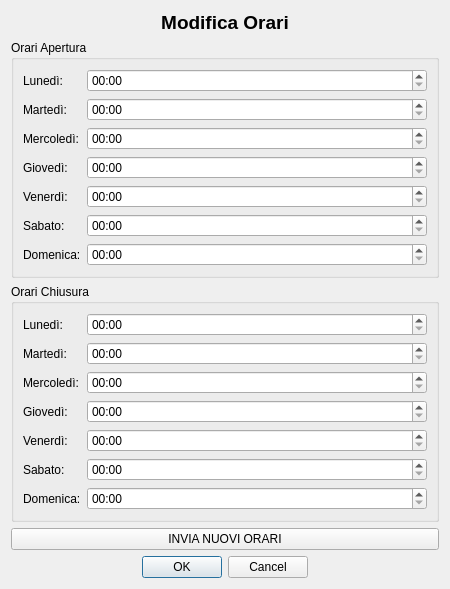
<?xml version="1.0" encoding="UTF-8"?>
<ui version="4.0">
 <class>Dialog</class>
 <widget class="QDialog" name="Dialog">
  <property name="geometry">
   <rect>
    <x>0</x>
    <y>0</y>
    <width>450</width>
    <height>400</height>
   </rect>
  </property>
  <property name="windowTitle">
   <string>Modifica Orari</string>
  </property>
  <layout class="QVBoxLayout" name="verticalLayout_Main">
   <item>
    <widget class="QLabel" name="lblTitoloModificaOrari">
     <property name="font">
      <font>
       <pointsize>14</pointsize>
       <weight>75</weight>
       <bold>true</bold>
      </font>
     </property>
     <property name="text">
      <string>Modifica Orari</string>
     </property>
     <property name="alignment">
      <set>Qt::AlignCenter</set>
     </property>
    </widget>
   </item>
   <item>
    <widget class="QGroupBox" name="groupBoxOrariApertura">
     <property name="title">
      <string>Orari Apertura</string>
     </property>
     <layout class="QFormLayout" name="formLayoutOrariApertura">
      <item row="0" column="0">
       <widget class="QLabel" name="lblLunediApertura">
        <property name="text">
         <string>Lunedì:</string>
        </property>
       </widget>
      </item>
      <item row="0" column="1">
       <widget class="QTimeEdit" name="timeEditLunediApertura">
        <property name="displayFormat">
         <string>HH:mm</string>
        </property>
       </widget>
      </item>
      <item row="1" column="0">
       <widget class="QLabel" name="lblMartediApertura">
        <property name="text">
         <string>Martedì:</string>
        </property>
       </widget>
      </item>
      <item row="1" column="1">
       <widget class="QTimeEdit" name="timeEditMartediApertura">
        <property name="displayFormat">
         <string>HH:mm</string>
        </property>
       </widget>
      </item>
      <item row="2" column="0">
       <widget class="QLabel" name="lblMercolediApertura">
        <property name="text">
         <string>Mercoledì:</string>
        </property>
       </widget>
      </item>
      <item row="2" column="1">
       <widget class="QTimeEdit" name="timeEditMercolediApertura">
        <property name="displayFormat">
         <string>HH:mm</string>
        </property>
       </widget>
      </item>
      <item row="3" column="0">
       <widget class="QLabel" name="lblGiovediApertura">
        <property name="text">
         <string>Giovedì:</string>
        </property>
       </widget>
      </item>
      <item row="3" column="1">
       <widget class="QTimeEdit" name="timeEditGiovediApertura">
        <property name="displayFormat">
         <string>HH:mm</string>
        </property>
       </widget>
      </item>
      <item row="4" column="0">
       <widget class="QLabel" name="lblVenerdiApertura">
        <property name="text">
         <string>Venerdì:</string>
        </property>
       </widget>
      </item>
      <item row="4" column="1">
       <widget class="QTimeEdit" name="timeEditVenerdiApertura">
        <property name="displayFormat">
         <string>HH:mm</string>
        </property>
       </widget>
      </item>
      <item row="5" column="0">
       <widget class="QLabel" name="lblSabatoApertura">
        <property name="text">
         <string>Sabato:</string>
        </property>
       </widget>
      </item>
      <item row="5" column="1">
       <widget class="QTimeEdit" name="timeEditSabatoApertura">
        <property name="displayFormat">
         <string>HH:mm</string>
        </property>
       </widget>
      </item>
      <item row="6" column="0">
       <widget class="QLabel" name="lblDomenicaApertura">
        <property name="text">
         <string>Domenica:</string>
        </property>
       </widget>
      </item>
      <item row="6" column="1">
       <widget class="QTimeEdit" name="timeEditDomenicaApertura">
        <property name="displayFormat">
         <string>HH:mm</string>
        </property>
       </widget>
      </item>
     </layout>
    </widget>
   </item>
   <item>
    <widget class="QGroupBox" name="groupBoxOrariChiusura">
     <property name="title">
      <string>Orari Chiusura</string>
     </property>
     <layout class="QFormLayout" name="formLayoutOrariChiusura">
      <item row="0" column="0">
       <widget class="QLabel" name="lblLunediChiusura">
        <property name="text">
         <string>Lunedì:</string>
        </property>
       </widget>
      </item>
      <item row="0" column="1">
       <widget class="QTimeEdit" name="timeEditLunediChiusura">
        <property name="displayFormat">
         <string>HH:mm</string>
        </property>
       </widget>
      </item>
      <item row="1" column="0">
       <widget class="QLabel" name="lblMartediChiusura">
        <property name="text">
         <string>Martedì:</string>
        </property>
       </widget>
      </item>
      <item row="1" column="1">
       <widget class="QTimeEdit" name="timeEditMartediChiusura">
        <property name="displayFormat">
         <string>HH:mm</string>
        </property>
       </widget>
      </item>
      <item row="2" column="0">
       <widget class="QLabel" name="lblMercolediChiusura">
        <property name="text">
         <string>Mercoledì:</string>
        </property>
       </widget>
      </item>
      <item row="2" column="1">
       <widget class="QTimeEdit" name="timeEditMercolediChiusura">
        <property name="displayFormat">
         <string>HH:mm</string>
        </property>
       </widget>
      </item>
      <item row="3" column="0">
       <widget class="QLabel" name="lblGiovediChiusura">
        <property name="text">
         <string>Giovedì:</string>
        </property>
       </widget>
      </item>
      <item row="3" column="1">
       <widget class="QTimeEdit" name="timeEditGiovediChiusura">
        <property name="displayFormat">
         <string>HH:mm</string>
        </property>
       </widget>
      </item>
      <item row="4" column="0">
       <widget class="QLabel" name="lblVenerdiChiusura">
        <property name="text">
         <string>Venerdì:</string>
        </property>
       </widget>
      </item>
      <item row="4" column="1">
       <widget class="QTimeEdit" name="timeEditVenerdiChiusura">
        <property name="displayFormat">
         <string>HH:mm</string>
        </property>
       </widget>
      </item>
      <item row="5" column="0">
       <widget class="QLabel" name="lblSabatoChiusura">
        <property name="text">
         <string>Sabato:</string>
        </property>
       </widget>
      </item>
      <item row="5" column="1">
       <widget class="QTimeEdit" name="timeEditSabatoChiusura">
        <property name="displayFormat">
         <string>HH:mm</string>
        </property>
       </widget>
      </item>
      <item row="6" column="0">
       <widget class="QLabel" name="lblDomenicaChiusura">
        <property name="text">
         <string>Domenica:</string>
        </property>
       </widget>
      </item>
      <item row="6" column="1">
       <widget class="QTimeEdit" name="timeEditDomenicaChiusura">
        <property name="displayFormat">
         <string>HH:mm</string>
        </property>
       </widget>
      </item>
     </layout>
    </widget>
   </item>
   <item>
    <widget class="QPushButton" name="btnInviaNuoviOrari">
     <property name="text">
      <string>INVIA NUOVI ORARI</string>
     </property>
    </widget>
   </item>
   <item>
    <spacer name="verticalSpacer">
     <property name="orientation">
      <enum>Qt::Vertical</enum>
     </property>
     <property name="sizeHint" stdset="0">
      <size>
       <width>20</width>
       <height>40</height>
      </size>
     </property>
    </spacer>
   </item>
   <item>
    <widget class="QDialogButtonBox" name="buttonBox">
     <property name="orientation">
      <enum>Qt::Horizontal</enum>
     </property>
     <property name="standardButtons">
      <set>QDialogButtonBox::Cancel|QDialogButtonBox::Ok</set>
     </property>
     <property name="centerButtons">
      <bool>true</bool>
     </property>
    </widget>
   </item>
  </layout>
 </widget>
 <resources/>
 <connections>
  <connection>
   <sender>buttonBox</sender>
   <signal>accepted()</signal>
   <receiver>Dialog</receiver>
   <slot>accept()</slot>
   <hints>
    <hint type="sourcelabel">
     <x>248</x>
     <y>389</y>
    </hint>
    <hint type="destinationlabel">
     <x>157</x>
     <y>264</y>
    </hint>
   </hints>
  </connection>
  <connection>
   <sender>buttonBox</sender>
   <signal>rejected()</signal>
   <receiver>Dialog</receiver>
   <slot>reject()</slot>
   <hints>
    <hint type="sourcelabel">
     <x>316</x>
     <y>389</y>
    </hint>
    <hint type="destinationlabel">
     <x>286</x>
     <y>264</y>
    </hint>
   </hints>
  </connection>
 </connections>
</ui>
